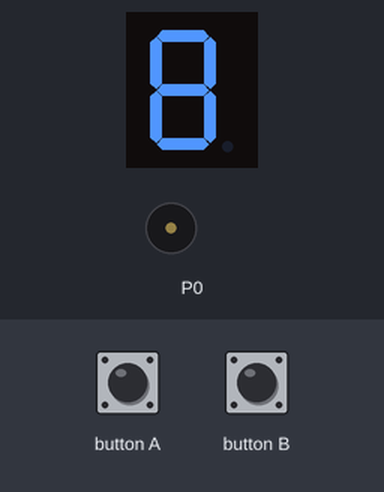
Bench run of a program on a simulated BBC micro:bit running MicroPython. Shown: 1-digit seven-segment display, buzzer (waves = sounding). The inputs (shaded band) are chosen by the test bench. The segment pins are drawn as the display they are named for.

Above: at 1.2 s.
1.3 s: button A pressed for 0.15 s
At 2.0 s:
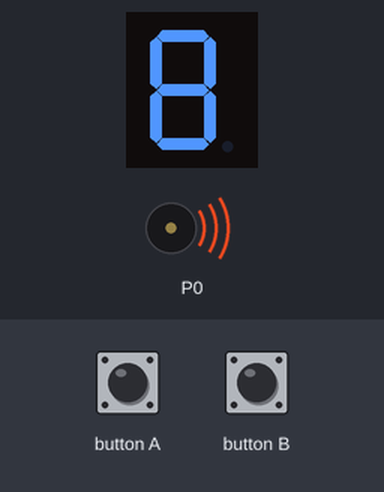
4.4 s: button B pressed for 0.15 s
At 6.1 s:
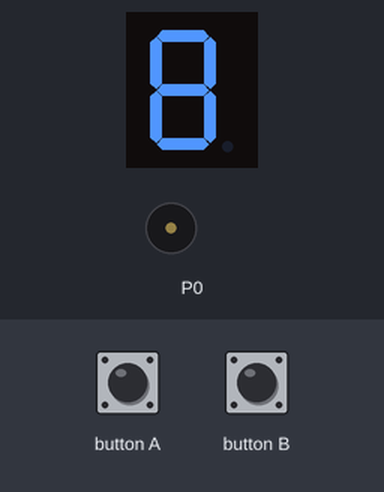
7.1 s: button A pressed for 1 s
At 7.8 s:
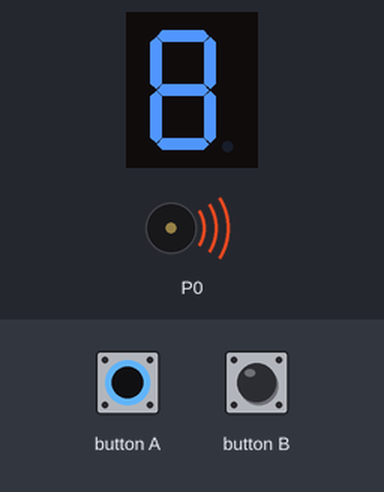
10.7 s: button A pressed for 3.2 s
At 13.4 s:
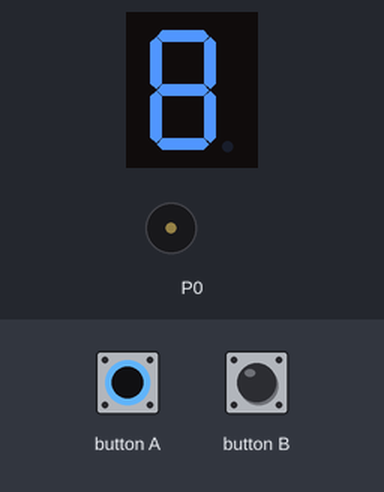
Timing chart, 0 to 14.9 s (numbered marks = the images above; inputs shaded):
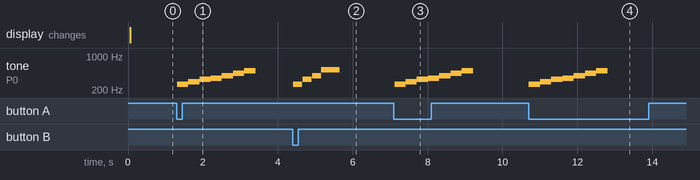

Measured:
- after the input at 1.3 s, tone on P0: plays 262 Hz for 0.30 s, 294 Hz for 0.30 s, 330 Hz for 0.30 s, 349 Hz for 0.30 s, 392 Hz for 0.30 s, 440 Hz for 0.30 s … (7 notes in this stretch), starting at once
- after the input at 4.4 s, tone on P0: plays 262 Hz for 0.24 s, 330 Hz for 0.24 s, 392 Hz for 0.24 s, 523 Hz for 0.49 s, starting at once
- after the input at 7.1 s, tone on P0: plays 262 Hz for 0.30 s, 294 Hz for 0.30 s, 330 Hz for 0.30 s, 349 Hz for 0.30 s, 392 Hz for 0.30 s, 440 Hz for 0.30 s … (7 notes in this stretch), starting at once
- after the input at 10.7 s, tone on P0: plays 262 Hz for 0.30 s, 294 Hz for 0.30 s, 330 Hz for 0.30 s, 349 Hz for 0.30 s, 392 Hz for 0.30 s, 440 Hz for 0.30 s … (7 notes in this stretch), starting at once

The program:

music-note-frequency.py
```python
"""Work out a note's frequency from its name, then play it on the micro:bit."""
from microbit import *
import music

# How many semitones each note sits above C in the same octave.
SEMITONES = {"C": 0, "D": 2, "E": 4, "F": 5, "G": 7, "A": 9, "B": 11}
SCALE = ["C", "D", "E", "F", "G", "A", "B"]


def frequency(name, octave):
    # A4 is 440 Hz; every semitone up multiplies by the 12th root of 2.
# >>> BLANK id=steps level=3 hint="一行赋值给 steps：这个音离 A4 有几个半音（往下是负数）。三项按这个顺序相加减：SEMITONES 里用方括号查到的数（不用 .get）、八度带来的半音数、最后减一个常数；八度那一项把 12 写在乘号左边、右边的因数加一对括号，除这一对之外不加括号 || 每差一个八度差 12 个半音——看 octave 比 4 多几；A 在 C 之上 9 个半音，所以最后减 9 || A4 本身算出来是 0，C4 是 -9，C5 是 3" hintEn="One assignment to steps: how many semitones this note is from A4 (negative below it). Three terms in this order: the number looked up in SEMITONES with square brackets (not .get), the semitones the octave adds, and a constant taken off at the end; in the octave term 12 goes on the left of the times sign and the factor on its right is in brackets, with no other brackets anywhere || Every octave of difference is 12 semitones - look at how far octave is above 4; A is 9 semitones above C, so take off 9 at the end || A4 itself comes out as 0, C4 as -9, C5 as 3"
    steps = SEMITONES[name] + 12 * (octave - 4) - 9
# <<< BLANK
# >>> BLANK id=hz level=2 hint="一行 return：440 乘以 2 的（steps 除以 12）次方，外面套 round() 取到整数赫兹；用 **，不用 pow()，不用 int()，不在 2 的乘方外面再包一层括号 || music.pitch 要整数频率；2 的 steps/12 次方就是把 12 次根乘 steps 次" hintEn="One return line: 440 times 2 to the power (steps divided by 12), wrapped in round() to get whole hertz; use **, not pow() and not int(), and no extra brackets around the power of 2 || music.pitch wants a whole-number frequency; 2 to the power steps/12 is the 12th root multiplied in steps times"
    return round(440 * 2 ** (steps / 12))
# <<< BLANK


def main():
    while True:
        if button_a.was_pressed():
            # The C major scale in octave 4, each note for 300 milliseconds.
            for name in SCALE:
# >>> BLANK id=play level=2 hint="一行 music.pitch：先频率、后时长（毫秒）；这一行里所有的实参都按位置写（不写 duration=，也不写别的 名字=） || 频率交给本程序的函数去算：音名是循环变量，八度和时长都照上面那行注释" hintEn="One music.pitch line: the frequency first and then the duration in milliseconds; every argument on the line goes by position (no duration=, and no other name=) || Let this program's own function work out the frequency: the note name is the loop variable, and the octave and the duration are the ones in the comment just above"
                music.pitch(frequency(name, 4), 300)
# <<< BLANK
        if button_b.was_pressed():
            # The same kind of notes by name: C4 for 2 ticks, then E, G, C5.
            music.play(["C4:2", "E", "G", "C5:4"])
        sleep(20)


if __name__ == "__main__":
    main()
```
